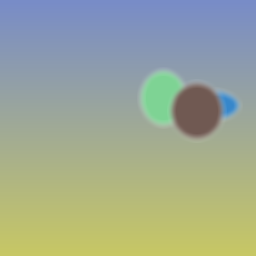
#> input picture dataset/test/ai_edited/sample_000.png, 256 x 256 px
$ python -i frequency_analysis.py   (imports and definitions only)
#> lines starting #> are read from the running program, lines starting #| are printed output that depends on the picture; after the words box and inside, x2 and y2 are one past the last pixel; in counts of white or black regions, pixels touching at a corner belong together
import io
from typing import Dict, Any, Tuple
import numpy as np
import cv2
from PIL import Image

class FrequencyAnalyzer:
    """
    Analyzes frequency domain artifacts using 2D FFT and DCT.
    Detects spectral periodicities, grid artifacts, and high-frequency discrepancies
    common to GAN upconvolutions and diffusion high-frequency denoisers.
    """

    def __init__(self, target_size: int = 512):
        self.target_size = target_size

    def analyze(self, pil_img: Image.Image) -> Dict[str, Any]:
        """Runs 2D FFT spectrum and DCT analysis."""
        # Convert to grayscale array resized for consistent frequency bins
        gray = np.array(pil_img.convert("L").resize((self.target_size, self.target_size), Image.Resampling.BILINEAR), dtype=np.float32)

        # 1. 2D Fast Fourier Transform
        f_transform = np.fft.fft2(gray)
        f_shift = np.fft.fftshift(f_transform)
        magnitude_spectrum = 20 * np.log(np.abs(f_shift) + 1e-9)

        # Normalize magnitude spectrum for display (0 to 255)
        spec_min, spec_max = np.min(magnitude_spectrum), np.max(magnitude_spectrum)
        if spec_max > spec_min:
            norm_spectrum = ((magnitude_spectrum - spec_min) / (spec_max - spec_min) * 255).astype(np.uint8)
        else:
            norm_spectrum = np.zeros_like(magnitude_spectrum, dtype=np.uint8)

        # 2. Radial (Azimuthal) Power Profile
        radial_profile = self._azimuthal_average(magnitude_spectrum)

        # 3. High-Frequency vs Low-Frequency Energy Ratio
        h, w = gray.shape
        cy, cx = h // 2, w // 2
        radius_low = min(h, w) // 8
        radius_high = min(h, w) // 4

        y, x = np.ogrid[:h, :w]
        dist_from_center = np.sqrt((x - cx)**2 + (y - cy)**2)

        low_mask = dist_from_center <= radius_low
        high_mask = dist_from_center >= radius_high

        low_energy = np.sum(np.abs(f_shift)[low_mask])
        high_energy = np.sum(np.abs(f_shift)[high_mask])
        total_energy = low_energy + high_energy + 1e-9

        hf_ratio = float(high_energy / total_energy)

        # 4. Detect Periodic Grid Peaks / Spikes (GAN upsampling artifact)
        # We look at local variance in the high-frequency band of the FFT
        hf_spectrum_band = magnitude_spectrum[high_mask]
        hf_variance = float(np.var(hf_spectrum_band))
        hf_kurtosis = float(self._kurtosis(hf_spectrum_band))

        # 5. DCT 8x8 Block AC/DC distribution
        dct_metrics = self._analyze_dct(gray)

        # Synthesize Spectral Anomaly Score (0 to 1)
        # Natural images exhibit smooth 1/f^alpha radial falloff; AI generators often have spiked or suppressed high-frequencies
        spectral_anomaly_score = self._compute_anomaly_score(hf_ratio, hf_kurtosis, dct_metrics["high_freq_ac_energy"])

        return {
            "high_frequency_ratio": round(hf_ratio, 4),
            "high_frequency_variance": round(hf_variance, 4),
            "high_frequency_kurtosis": round(hf_kurtosis, 4),
            "dct_high_ac_energy": round(dct_metrics["high_freq_ac_energy"], 4),
            "dct_dc_energy_ratio": round(dct_metrics["dc_ratio"], 4),
            "spectral_anomaly_score": round(spectral_anomaly_score, 4),
            "radial_profile": [round(float(v), 2) for v in radial_profile[:64]],
            "spectrum_image": norm_spectrum
        }

    def _azimuthal_average(self, image: np.ndarray, num_bins: int = 64) -> np.ndarray:
        """Computes radially averaged power distribution around center DC component."""
        y, x = np.indices(image.shape)
        center = np.array([(x.max() - x.min()) / 2.0, (y.max() - y.min()) / 2.0])
        r = np.hypot(x - center[0], y - center[1])

        # Get sorted radii
        ind = np.argsort(r.flat)
        r_sorted = r.flat[ind]
        i_sorted = image.flat[ind]

        # Truncate to max radius
        max_r = min(center)
        mask = r_sorted <= max_r
        r_sorted = r_sorted[mask]
        i_sorted = i_sorted[mask]

        bin_edges = np.linspace(0, max_r, num_bins + 1)
        bin_means = []
        for i in range(num_bins):
            in_bin = (r_sorted >= bin_edges[i]) & (r_sorted < bin_edges[i+1])
            if np.any(in_bin):
                bin_means.append(np.mean(i_sorted[in_bin]))
            else:
                bin_means.append(0.0)
        return np.array(bin_means)

    def _analyze_dct(self, gray: np.ndarray) -> Dict[str, float]:
        """Calculates 8x8 block DCT distribution."""
        h, w = gray.shape
        h_trim = (h // 8) * 8
        w_trim = (w // 8) * 8
        blocks = gray[:h_trim, :w_trim].reshape(h_trim // 8, 8, w_trim // 8, 8).transpose(0, 2, 1, 3)

        ac_energies = []
        dc_energies = []
        for i in range(min(16, blocks.shape[0])):
            for j in range(min(16, blocks.shape[1])):
                block = blocks[i, j].astype(np.float32)
                dct_block = cv2.dct(block)
                dc = np.abs(dct_block[0, 0])
                ac = np.sum(np.abs(dct_block[4:, 4:])) # high AC coefficients
                dc_energies.append(dc)
                ac_energies.append(ac)

        mean_dc = float(np.mean(dc_energies)) if dc_energies else 1.0
        mean_ac = float(np.mean(ac_energies)) if ac_energies else 0.0
        total = mean_dc + mean_ac + 1e-9

        return {
            "high_freq_ac_energy": mean_ac / total,
            "dc_ratio": mean_dc / total
        }

    def _kurtosis(self, x: np.ndarray) -> float:
        """Kurtosis calculation for tail heaviness."""
        if len(x) < 4:
            return 0.0
        mean = np.mean(x)
        std = np.std(x)
        if std < 1e-7:
            return 0.0
        return float(np.mean(((x - mean) / std) ** 4) - 3.0)

    def _compute_anomaly_score(self, hf_ratio: float, kurt: float, dct_ac: float) -> float:
        """Heuristic calibrated anomaly score from spectral signatures."""
        score = 0.0
        # AI images frequently have either abnormally low high-freq ratio (<0.08 due to smooth denoising) or spiked high-freq (>0.35)
        if hf_ratio < 0.10:
            score += (0.10 - hf_ratio) / 0.10 * 0.4
        elif hf_ratio > 0.30:
            score += min(0.4, (hf_ratio - 0.30) / 0.20 * 0.4)

        # High kurtosis indicates spectral spike outliers
        if kurt > 3.0:
            score += min(0.3, (kurt - 3.0) / 5.0 * 0.3)

        # Low DCT AC energy indicates aggressive smoothing or generator blur
        if dct_ac < 0.05:
            score += (0.05 - dct_ac) / 0.05 * 0.3

        return float(np.clip(score, 0.0, 1.0))

>>> from PIL import Image
>>> picture = Image.open('../dataset/test/ai_edited/sample_000.png')
#> picture is the input picture: PIL image 256x256 RGB; mean R, G, B 157.5, 168.3, 147.6
>>> result = FrequencyAnalyzer().analyze(picture)
#> in analyze, `gray = np.array(pil_img.convert("L").resize((self.target_size, self.ta..`:
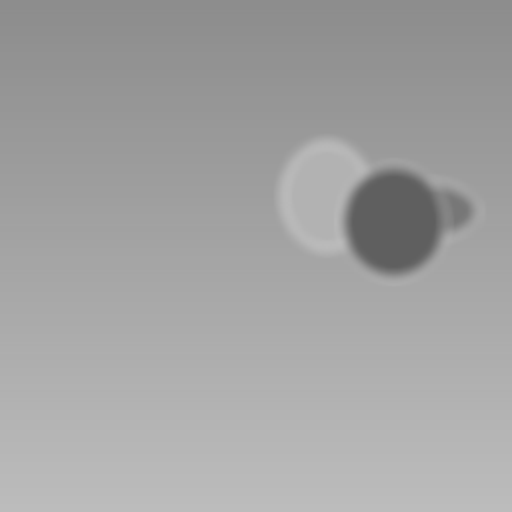
#> gray: shape (512, 512) float32; min 95, max 188, mean 162.7
#> in analyze, `magnitude_spectrum = 20 * np.log(np.abs(f_shift) + 1e-9)`:
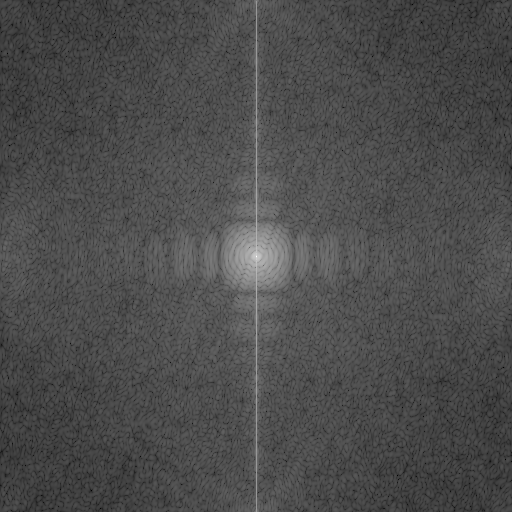
#> magnitude_spectrum: shape (512, 512) float64; min -50.99, max 351.4, mean 69.6; drawn with min black and max white
#> in analyze, `spec_min, spec_max = np.min(magnitude_spectrum), np.max(magnitude_spec..`: spec_min = -50.99; spec_max = 351.4
#> after the loop in _azimuthal_average, `for i in range(num_bins):`: bin_means = 64 values, max 259.3 at index 0, min 62.19 at index 63, mean 94.19
#> in analyze, `radial_profile = self._azimuthal_average(magnitude_spectrum)`: radial_profile has the same summary as bin_means in _azimuthal_average
#> in analyze, `y, x = np.ogrid[:h, :w]`: y = 512 values from 0 to 511
#> in analyze, `dist_from_center = np.sqrt((x - cx)**2 + (y - cy)**2)`:
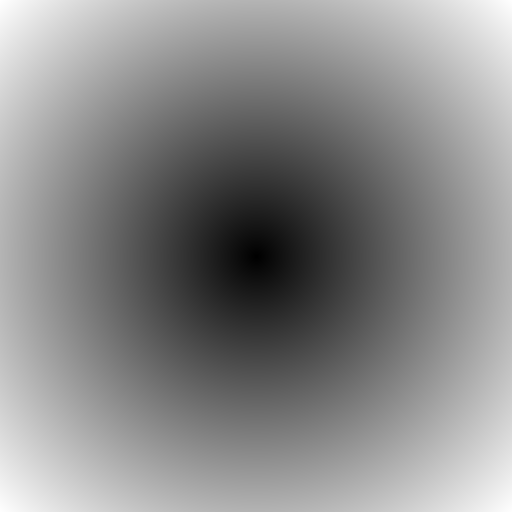
#> dist_from_center: shape (512, 512) float64; min 0, max 362, mean 195.9; drawn with min black and max white
#> in analyze, `low_mask = dist_from_center <= radius_low`:
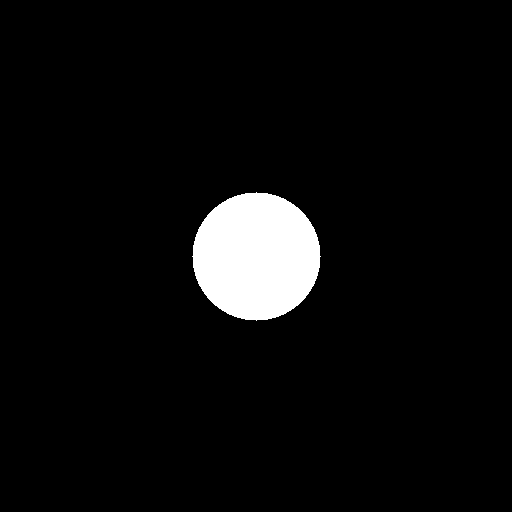
#> low_mask: shape (512, 512) bool; 4.9% white; 1 white region, box (x1, y1, x2, y2) and area: (192, 192, 321, 321) 12853
#> in analyze, `high_mask = dist_from_center >= radius_high`:
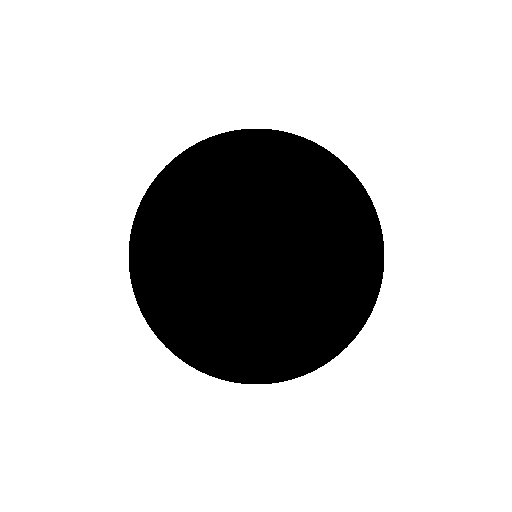
#> high_mask: shape (512, 512) bool; 80.4% white; 1 black region, box (x1, y1, x2, y2) and area: (129, 129, 384, 384) 51429
#> in analyze, `low_energy = np.sum(np.abs(f_shift)[low_mask])`: low_energy = 122638931
#> in analyze, `high_energy = np.sum(np.abs(f_shift)[high_mask])`: high_energy = 10308686.4
#> in analyze, `total_energy = low_energy + high_energy + 1e-9`: total_energy = 132947617.4
#> in analyze, `hf_ratio = float(high_energy / total_energy)`: hf_ratio = 0.0775
#> in analyze, `hf_variance = float(np.var(hf_spectrum_band))`: hf_variance = 301.6
#> in _kurtosis, `mean = np.mean(x)`: mean = 63.37
#> in _kurtosis, `std = np.std(x)`: std = 17.37
#> in analyze, `hf_kurtosis = float(self._kurtosis(hf_spectrum_band))`: hf_kurtosis = 3.88
#> after the loop in _analyze_dct, `for i in range(min(16, blocks.shape[0])):`: ac_energies = 256 values, max 8.52e-06 at index 48, min 0 at index 0, mean 2e-06; dc_energies = 256 values from 1128 to 1216
#> in _analyze_dct, `mean_dc = float(np.mean(dc_energies)) if dc_energies else 1.0`: mean_dc = 1170.2
#> in _analyze_dct, `mean_ac = float(np.mean(ac_energies)) if ac_energies else 0.0`: mean_ac = 2e-06
#> in _analyze_dct, `total = mean_dc + mean_ac + 1e-9`: total = 1170.3
#> in analyze, `dct_metrics = self._analyze_dct(gray)`: dct_metrics = {'high_freq_ac_energy': 1.71e-09, 'dc_ratio': 1}
#> in _compute_anomaly_score, `score += (0.10 - hf_ratio) / 0.10 * 0.4`: score = 0.0898
#> in _compute_anomaly_score, `score += min(0.3, (kurt - 3.0) / 5.0 * 0.3)`: score = 0.143
#> in _compute_anomaly_score, `score += (0.05 - dct_ac) / 0.05 * 0.3`: score = 0.443
#> result = 8 items

$ run again, on dataset/test/ai_edited/sample_001.png
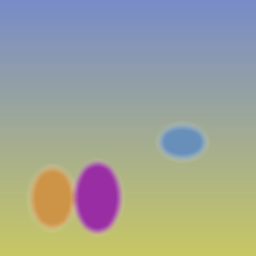
#> input picture dataset/test/ai_edited/sample_001.png, 256 x 256 px
#> picture is the input picture: PIL image 256x256 RGB; mean R, G, B 158.5, 162.9, 151.2
#> in analyze, `gray = np.array(pil_img.convert("L").resize((self.target_size, self.ta..`:
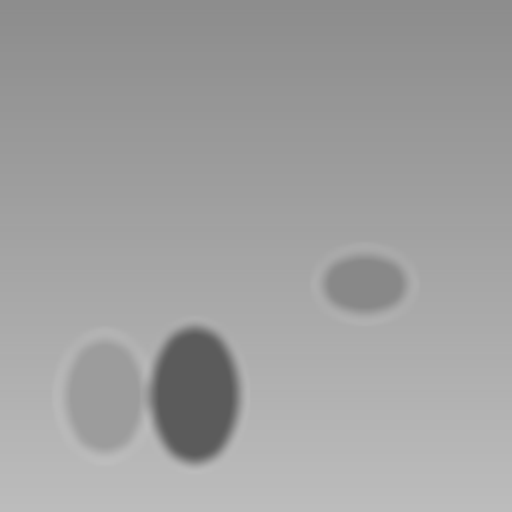
#> gray: shape (512, 512) float32; min 91, max 189, mean 160.3
#> in analyze, `magnitude_spectrum = 20 * np.log(np.abs(f_shift) + 1e-9)`:
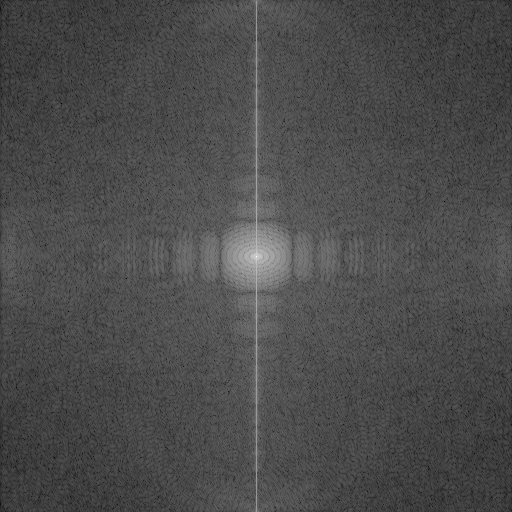
#> magnitude_spectrum: shape (512, 512) float64; min -45.69, max 351.1, mean 72.4; drawn with min black and max white
#> spec_min = -45.69; spec_max = 351.1
#> after the loop in _azimuthal_average, `for i in range(num_bins):`: bin_means = 64 values, max 261.7 at index 0, min 65.39 at index 63, mean 97.26
#> radial_profile has the same summary as bin_means in _azimuthal_average
#> y = 512 values from 0 to 511
#> low_mask: shape (512, 512) bool; 4.9% white; 1 white region, box (x1, y1, x2, y2) and area: (192, 192, 321, 321) 12853
#> high_mask: shape (512, 512) bool; 80.4% white; 1 black region, box (x1, y1, x2, y2) and area: (129, 129, 384, 384) 51429
#> low_energy = 137204216.4
#> high_energy = 11471966.6
#> total_energy = 148676183
#> hf_ratio = 0.0772
#> hf_variance = 308
#> mean = 66.22
#> std = 17.55
#> hf_kurtosis = 3.42
#> after the loop in _analyze_dct, `for i in range(min(16, blocks.shape[0])):`: ac_energies = 256 values, max 8.52e-06 at index 48, min 0 at index 0, mean 2e-06; dc_energies = 256 values from 1128 to 1216
#> mean_dc = 1170.2
#> mean_ac = 2e-06
#> total = 1170.3
#> dct_metrics = {'high_freq_ac_energy': 1.71e-09, 'dc_ratio': 1}
#> in _compute_anomaly_score, `score += (0.10 - hf_ratio) / 0.10 * 0.4`: score = 0.0914
#> in _compute_anomaly_score, `score += min(0.3, (kurt - 3.0) / 5.0 * 0.3)`: score = 0.117
#> in _compute_anomaly_score, `score += (0.05 - dct_ac) / 0.05 * 0.3`: score = 0.417
#> result = 8 items

$ run again, on dataset/test/ai_edited/sample_002.png
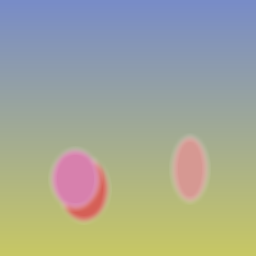
#> input picture dataset/test/ai_edited/sample_002.png, 256 x 256 px
#> picture is the input picture: PIL image 256x256 RGB; mean R, G, B 162.4, 166.5, 151.7
#> in analyze, `gray = np.array(pil_img.convert("L").resize((self.target_size, self.ta..`:
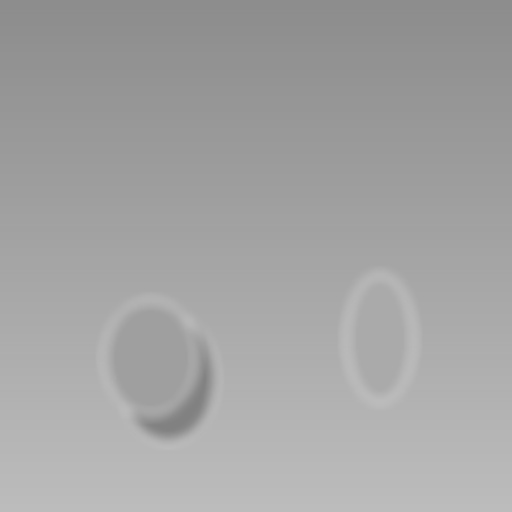
#> gray: shape (512, 512) float32; min 129, max 188, mean 163.6
#> in analyze, `magnitude_spectrum = 20 * np.log(np.abs(f_shift) + 1e-9)`:
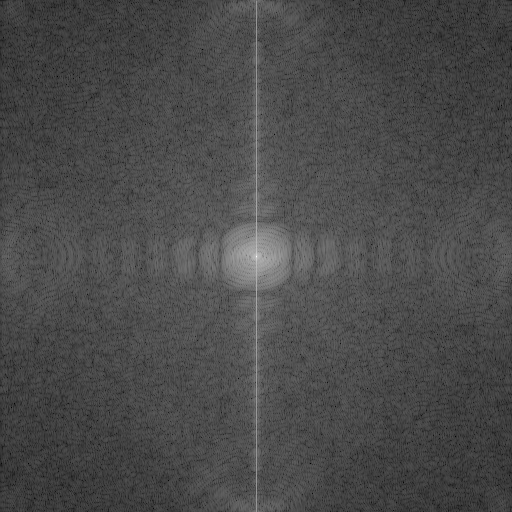
#> magnitude_spectrum: shape (512, 512) float64; min -46.42, max 351.5, mean 70.2; drawn with min black and max white
#> spec_min = -46.42; spec_max = 351.5
#> after the loop in _azimuthal_average, `for i in range(num_bins):`: bin_means = 64 values, max 240.1 at index 0, min 62.48 at index 63, mean 94.02
#> radial_profile has the same summary as bin_means in _azimuthal_average
#> y = 512 values from 0 to 511
#> low_mask: shape (512, 512) bool; 4.9% white; 1 white region, box (x1, y1, x2, y2) and area: (192, 192, 321, 321) 12853
#> high_mask: shape (512, 512) bool; 80.4% white; 1 black region, box (x1, y1, x2, y2) and area: (129, 129, 384, 384) 51429
#> low_energy = 98085291
#> high_energy = 10905411.2
#> total_energy = 108990702.2
#> hf_ratio = 0.1
#> hf_variance = 333.3
#> mean = 64.07
#> std = 18.26
#> hf_kurtosis = 2.92
#> after the loop in _analyze_dct, `for i in range(min(16, blocks.shape[0])):`: ac_energies = 256 values, max 8.52e-06 at index 48, min 0 at index 0, mean 2e-06; dc_energies = 256 values from 1128 to 1216
#> mean_dc = 1170.2
#> mean_ac = 2e-06
#> total = 1170.3
#> dct_metrics = {'high_freq_ac_energy': 1.71e-09, 'dc_ratio': 1}
#> spectral_anomaly_score = 0.3
#> result = 8 items

$ run again, on dataset/test/ai_edited/sample_003.png
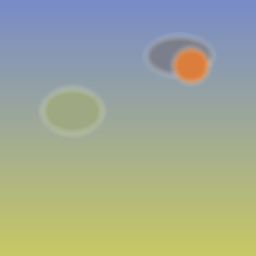
#> input picture dataset/test/ai_edited/sample_003.png, 256 x 256 px
#> picture is the input picture: PIL image 256x256 RGB; mean R, G, B 161, 169.2, 147.1
#> in analyze, `gray = np.array(pil_img.convert("L").resize((self.target_size, self.ta..`:
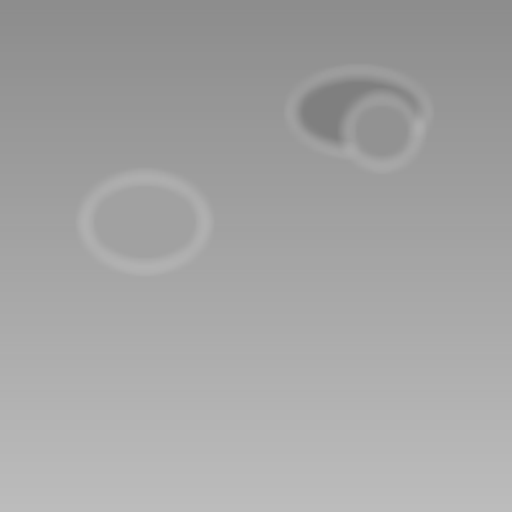
#> gray: shape (512, 512) float32; min 127, max 188, mean 164.2
#> in analyze, `magnitude_spectrum = 20 * np.log(np.abs(f_shift) + 1e-9)`:
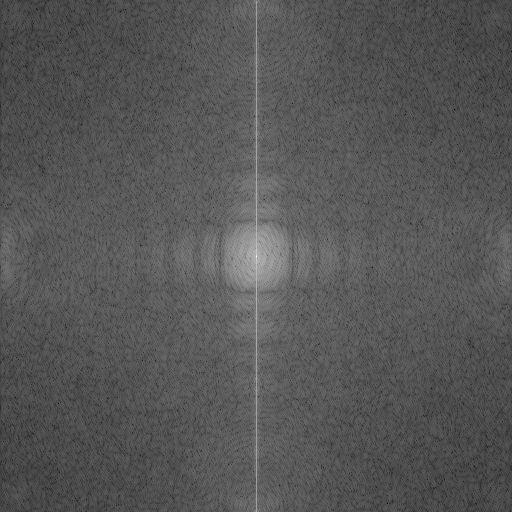
#> magnitude_spectrum: shape (512, 512) float64; min -74.82, max 351.6, mean 70.1; drawn with min black and max white
#> spec_min = -74.82; spec_max = 351.6
#> after the loop in _azimuthal_average, `for i in range(num_bins):`: bin_means = 64 values, max 225.1 at index 0, min 62.79 at index 63, mean 93.48
#> radial_profile has the same summary as bin_means in _azimuthal_average
#> y = 512 values from 0 to 511
#> low_mask: shape (512, 512) bool; 4.9% white; 1 white region, box (x1, y1, x2, y2) and area: (192, 192, 321, 321) 12853
#> high_mask: shape (512, 512) bool; 80.4% white; 1 black region, box (x1, y1, x2, y2) and area: (129, 129, 384, 384) 51429
#> low_energy = 92270921.2
#> high_energy = 10843348.8
#> total_energy = 103114270
#> hf_ratio = 0.105
#> hf_variance = 329.7
#> mean = 64
#> std = 18.16
#> hf_kurtosis = 3.07
#> after the loop in _analyze_dct, `for i in range(min(16, blocks.shape[0])):`: ac_energies = 256 values, max 8.52e-06 at index 48, min 0 at index 0, mean 2e-06; dc_energies = 256 values from 1128 to 1216
#> mean_dc = 1170.2
#> mean_ac = 2e-06
#> total = 1170.3
#> dct_metrics = {'high_freq_ac_energy': 1.71e-09, 'dc_ratio': 1}
#> in _compute_anomaly_score, `score += min(0.3, (kurt - 3.0) / 5.0 * 0.3)`: score = 0.00446
#> in _compute_anomaly_score, `score += (0.05 - dct_ac) / 0.05 * 0.3`: score = 0.304
#> result = 8 items
